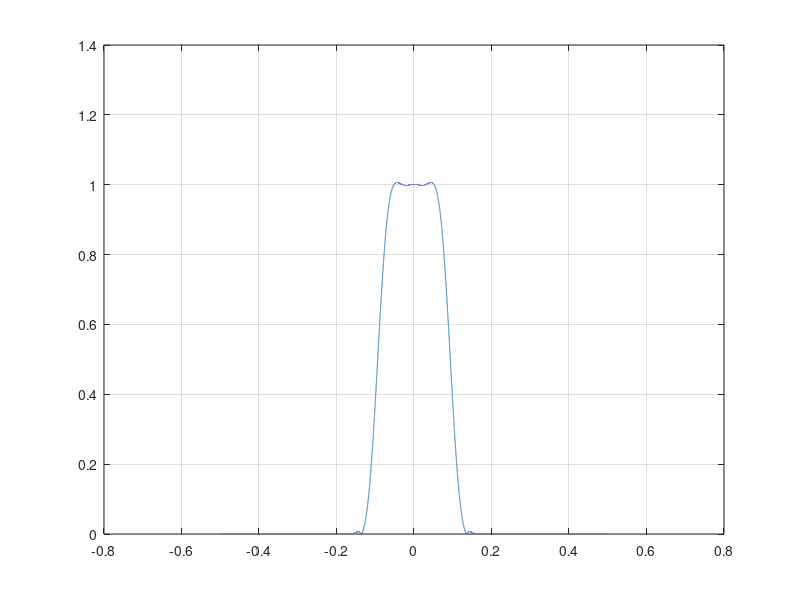
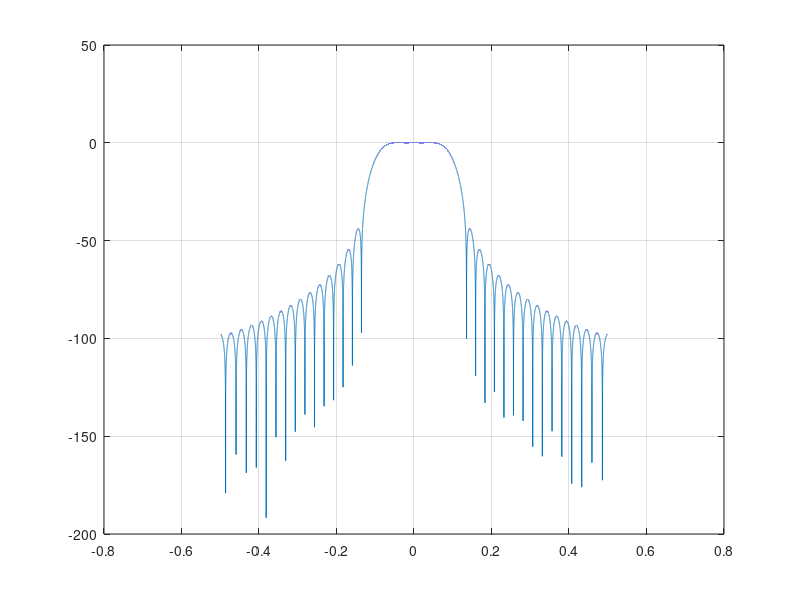
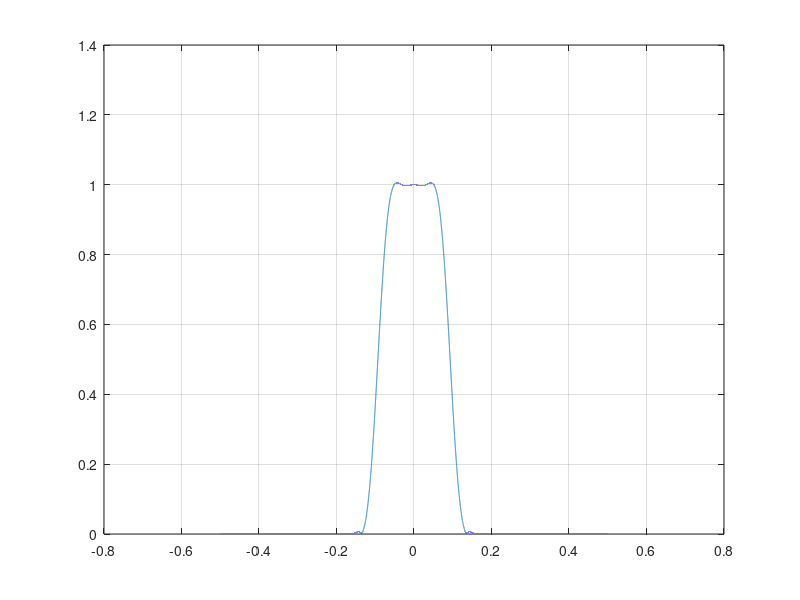

MATLAB code for these plots, in order:
M=40;
fc=3/32;    %cycles/sample
n=0:M;  %index vector
% desired IR with sinc
hd=2*fc*sinc(2*fc*(n-M/2));
% window is calculated using expression on prevs slide
wn=[0.5-.5*cos(2*pi*n/M)].'; % or could use wn=hann(M+1); only reason for transpose syntax (') is that hann generates a column vector so when u calcuate impulse h
% we take row vector multiple by transpose of column vector to do element
% by element multiplication
h=hd.*wn.';
% Generate freq response for h
[H1,w]=freqz(h,1,[-pi:.0001:pi]);
figure
% Linear plot
plot(w/(2*pi),abs(H1)),grid
figure
% dB plot
plot(w/(2*pi),20*log10(abs(H1))), grid

% Alternative commands to generate IR

% fir1
mfc = 2*fc; % Note difference in MATLAB; 2 times cutoff since the values in frequency f in cycles/sample assume nyquist frequency is 1 and NOT one-half as assumed in
%literature; so we sub this into mfc
b = fir1(M,mfc,hann(M+1));
[H,w]=freqz(b,1,[-pi:.0001:pi]);
figure
% Linear plot
plot(w/(2*pi),abs(H)), grid
